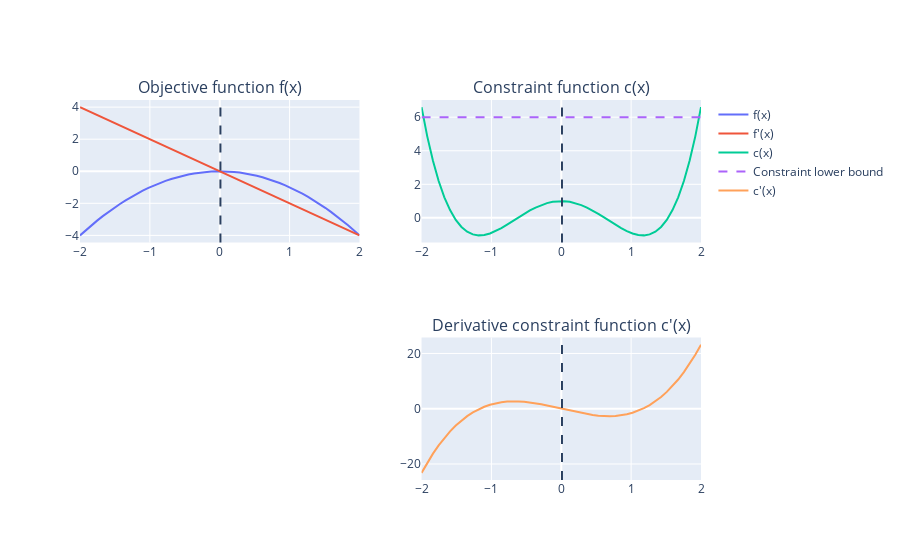

The code cell stored with this chart in its notebook:
### Code cell
from plotly.subplots import make_subplots
import numpy as np

xs = np.linspace(-2, 2)

fig = make_subplots(rows=2, cols=2, subplot_titles=("Objective function f(x)", "Constraint function c(x)", "", "Derivative constraint function c'(x)"))

fig.add_scatter(
    x=xs, y=f(xs), name="f(x)", row=1, col=1
)

fig.add_scatter(
    x=xs, y=df(xs), name="f'(x)", row=1, col=1
)

fig.add_scatter(
    x=xs, y=c(xs), name="c(x)", row=1, col=2
)

fig.add_scatter(
    x=[xs[0], xs[-1]], 
    y=[CONSTRAINT, CONSTRAINT], 
    name="Constraint lower bound", 
    mode="lines",
    line={"dash": "dash"},
    row=1, 
    col=2,
)

fig.add_scatter(
    x=xs, y=dc(xs), name="c'(x)", row=2, col=2
)

fig.add_vline(x=INITIAL_X, line_dash="dash")

fig.show()

### Figure 1 — Plotly figure (JSON) as saved in the notebook; plotly's stock layout.template omitted (floating-point values rounded to 4 significant figures)
{"data": [{"name": "f(x)", "type": "scatter", "x": [-2, -1.918, -1.837, -1.755, -1.673, -1.592, -1.51, -1.429, -1.347, -1.265, -1.184, -1.102, -1.02, -0.9388, -0.8571, -0.7755, -0.6939, -0.6122, -0.5306, -0.449, -0.3673, -0.2857, -0.2041, -0.1224, -0.04082, 0.04082, 0.1224, 0.2041, 0.2857, 0.3673, 0.449, 0.5306, 0.6122, 0.6939, 0.7755, 0.8571, 0.9388, 1.02, 1.102, 1.184, 1.265, 1.347, 1.429, 1.51, 1.592, 1.673, 1.755, 1.837, 1.918, 2], "xaxis": "x", "y": [-4, -3.68, -3.374, -3.08, -2.8, -2.534, -2.281, -2.041, -1.814, -1.601, -1.401, -1.214, -1.041, -0.8813, -0.7347, -0.6014, -0.4815, -0.3748, -0.2815, -0.2016, -0.1349, -0.08163, -0.04165, -0.01499, -0.001666, -0.001666, -0.01499, -0.04165, -0.08163, -0.1349, -0.2016, -0.2815, -0.3748, -0.4815, -0.6014, -0.7347, -0.8813, -1.041, -1.214, -1.401, -1.601, -1.814, -2.041, -2.281, -2.534, -2.8, -3.08, -3.374, -3.68, -4], "yaxis": "y"}, {"name": "f'(x)", "type": "scatter", "x": [-2, -1.918, -1.837, -1.755, -1.673, -1.592, -1.51, -1.429, -1.347, -1.265, -1.184, -1.102, -1.02, -0.9388, -0.8571, -0.7755, -0.6939, -0.6122, -0.5306, -0.449, -0.3673, -0.2857, -0.2041, -0.1224, -0.04082, 0.04082, 0.1224, 0.2041, 0.2857, 0.3673, 0.449, 0.5306, 0.6122, 0.6939, 0.7755, 0.8571, 0.9388, 1.02, 1.102, 1.184, 1.265, 1.347, 1.429, 1.51, 1.592, 1.673, 1.755, 1.837, 1.918, 2], "xaxis": "x", "y": [4, 3.837, 3.673, 3.51, 3.347, 3.184, 3.02, 2.857, 2.694, 2.531, 2.367, 2.204, 2.041, 1.878, 1.714, 1.551, 1.388, 1.224, 1.061, 0.898, 0.7347, 0.5714, 0.4082, 0.2449, 0.08163, -0.08163, -0.2449, -0.4082, -0.5714, -0.7347, -0.898, -1.061, -1.224, -1.388, -1.551, -1.714, -1.878, -2.041, -2.204, -2.367, -2.531, -2.694, -2.857, -3.02, -3.184, -3.347, -3.51, -3.673, -3.837, -4], "yaxis": "y"}, {"name": "c(x)", "type": "scatter", "x": [-2, -1.918, -1.837, -1.755, -1.673, -1.592, -1.51, -1.429, -1.347, -1.265, -1.184, -1.102, -1.02, -0.9388, -0.8571, -0.7755, -0.6939, -0.6122, -0.5306, -0.449, -0.3673, -0.2857, -0.2041, -0.1224, -0.04082, 0.04082, 0.1224, 0.2041, 0.2857, 0.3673, 0.449, 0.5306, 0.6122, 0.6939, 0.7755, 0.8571, 0.9388, 1.02, 1.102, 1.184, 1.265, 1.347, 1.429, 1.51, 1.592, 1.673, 1.755, 1.837, 1.918, 2], "xaxis": "x2", "y": [6.6, 4.857, 3.398, 2.196, 1.226, 0.4611, -0.1203, -0.541, -0.8221, -0.9835, -1.044, -1.021, -0.9311, -0.7895, -0.6103, -0.4064, -0.1894, 0.03003, 0.2425, 0.44, 0.6152, 0.7624, 0.877, 0.9553, 0.995, 0.995, 0.9553, 0.877, 0.7624, 0.6152, 0.44, 0.2425, 0.03003, -0.1894, -0.4064, -0.6103, -0.7895, -0.9311, -1.021, -1.044, -0.9835, -0.8221, -0.541, -0.1203, 0.4611, 1.226, 2.196, 3.398, 4.857, 6.6], "yaxis": "y2"}, {"line": {"dash": "dash"}, "mode": "lines", "name": "Constraint lower bound", "type": "scatter", "x": [-2, 2], "xaxis": "x2", "y": [6, 6], "yaxis": "y2"}, {"name": "c'(x)", "type": "scatter", "x": [-2, -1.918, -1.837, -1.755, -1.673, -1.592, -1.51, -1.429, -1.347, -1.265, -1.184, -1.102, -1.02, -0.9388, -0.8571, -0.7755, -0.6939, -0.6122, -0.5306, -0.449, -0.3673, -0.2857, -0.2041, -0.1224, -0.04082, 0.04082, 0.1224, 0.2041, 0.2857, 0.3673, 0.449, 0.5306, 0.6122, 0.6939, 0.7755, 0.8571, 0.9388, 1.02, 1.102, 1.184, 1.265, 1.347, 1.429, 1.51, 1.592, 1.673, 1.755, 1.837, 1.918, 2], "xaxis": "x4", "y": [-23.2, -19.55, -16.24, -13.26, -10.58, -8.197, -6.094, -4.257, -2.671, -1.321, -0.195, 0.7232, 1.448, 1.992, 2.372, 2.601, 2.693, 2.664, 2.526, 2.296, 1.986, 1.612, 1.187, 0.7266, 0.2446, -0.2446, -0.7266, -1.187, -1.612, -1.986, -2.296, -2.526, -2.664, -2.693, -2.601, -2.372, -1.992, -1.448, -0.7232, 0.195, 1.321, 2.671, 4.257, 6.094, 8.197, 10.58, 13.26, 16.24, 19.55, 23.2], "yaxis": "y4"}], "layout": {"annotations": [{"font": {"size": 16}, "showarrow": false, "text": "Objective function f(x)", "x": 0.225, "xanchor": "center", "xref": "paper", "y": 1, "yanchor": "bottom", "yref": "paper"}, {"font": {"size": 16}, "showarrow": false, "text": "Constraint function c(x)", "x": 0.775, "xanchor": "center", "xref": "paper", "y": 1, "yanchor": "bottom", "yref": "paper"}, {"font": {"size": 16}, "showarrow": false, "text": "Derivative constraint function c'(x)", "x": 0.775, "xanchor": "center", "xref": "paper", "y": 0.375, "yanchor": "bottom", "yref": "paper"}], "shapes": [{"line": {"dash": "dash"}, "type": "line", "x0": 0.01, "x1": 0.01, "xref": "x", "y0": 0, "y1": 1, "yref": "y domain"}, {"line": {"dash": "dash"}, "type": "line", "x0": 0.01, "x1": 0.01, "xref": "x2", "y0": 0, "y1": 1, "yref": "y2 domain"}, {"line": {"dash": "dash"}, "type": "line", "x0": 0.01, "x1": 0.01, "xref": "x4", "y0": 0, "y1": 1, "yref": "y4 domain"}], "xaxis": {"anchor": "y", "domain": [0, 0.45]}, "xaxis2": {"anchor": "y2", "domain": [0.55, 1]}, "xaxis3": {"anchor": "y3", "domain": [0, 0.45]}, "xaxis4": {"anchor": "y4", "domain": [0.55, 1]}, "yaxis": {"anchor": "x", "domain": [0.625, 1]}, "yaxis2": {"anchor": "x2", "domain": [0.625, 1]}, "yaxis3": {"anchor": "x3", "domain": [0, 0.375]}, "yaxis4": {"anchor": "x4", "domain": [0, 0.375]}}}
